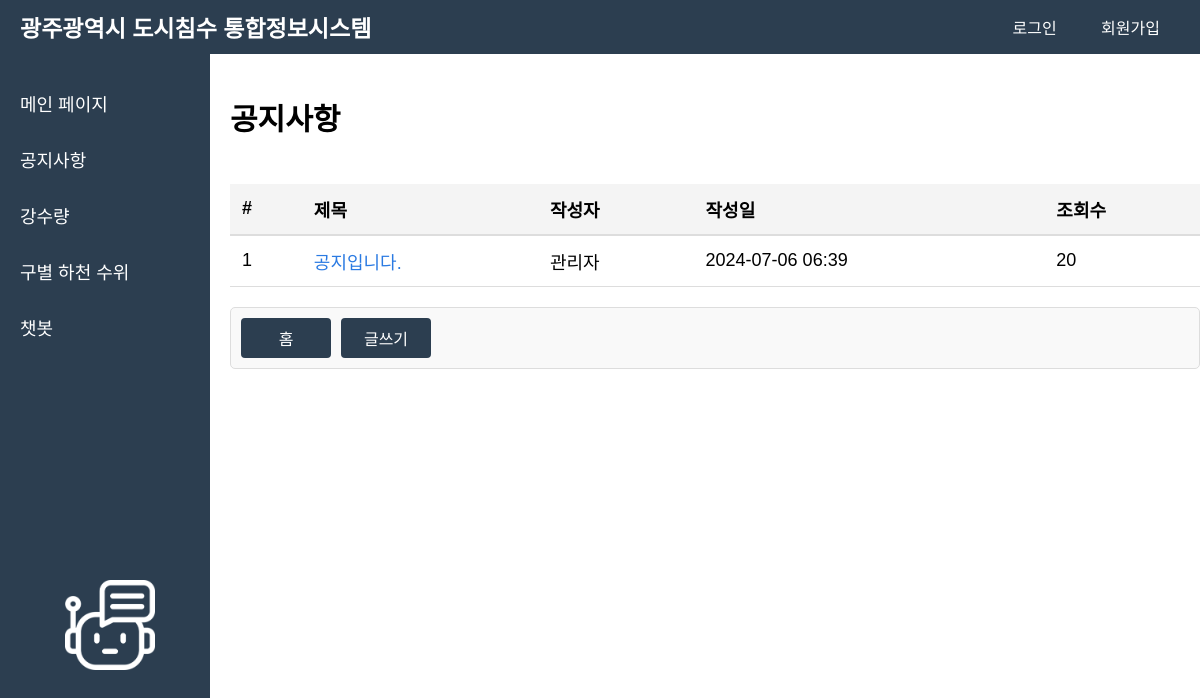
Page /board/ on the earlier database version.
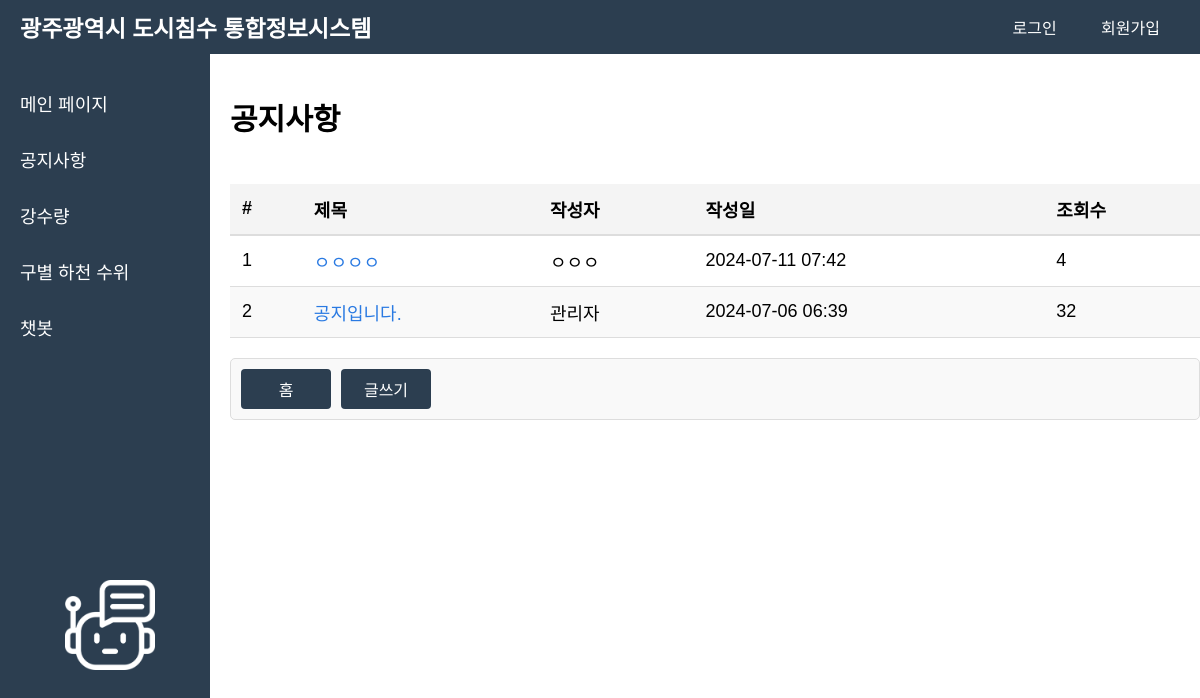
Same page on the later database version.
### board/models.py (models this page shows, shortened)
class Post(models.Model):
    author = models.CharField(max_length=100)
    created_at = models.DateTimeField(default=timezone.now)
    title = models.CharField(max_length=200)
    content = models.TextField()
    file = models.FileField(upload_to='uploads/', null=True, blank=True)
    updated_at = models.DateTimeField(auto_now=True)
    views = models.PositiveIntegerField(default=0)
    status = models.CharField(
        max_length=10,
        choices=(
            ('draft', 'Draft'),
            ('published', 'Published'),
            ('deleted', 'Deleted'),
        ),
        default='draft'
    )

### board/views.py (the view)
# urls.py: path('', views.post_list, name='post_list'),
def post_list(request):
    posts = Post.objects.filter(status='published').order_by('-created_at')
    return render(request, 'main/notice.html', {'posts': posts})

### templates/main/notice.html (shortened to what this page needs)
{% extends 'main/navbar.html' %}
{% block content %}
<div class="notice">
    <h2>공지사항</h2>
    <table class="notice2">
        <thead class="notice3">
            <tr>
                <th scope="col">#</th>
                <th scope="col">제목</th>
                <th scope="col">작성자</th>
                <th scope="col">작성일</th>
                <th scope="col">조회수</th>
            </tr>
        </thead>
        <tbody>
            {% for post in posts %}
            <tr>
                <td scope="row">{{ forloop.counter }}</td>
                <td>
                    <a href="{% url 'post_detail' pk=post.pk %}" class="post-title">{{ post.title }}</a>
                </td>
                <td>{{ post.author }}</td>
                <td>{{ post.created_at|date:"Y-m-d H:i" }}</td>
                <td>{{ post.views }}</td>
            </tr>
            {% empty %}
            <tr>
                <td colspan="5">등록된 게시물이 없습니다.</td>
            </tr>
            {% endfor %}
        </tbody>
    </table>
    <div class="button-container">
        <div class ='button-left'>
            <a href="{% url 'home' %}" class="btn btn-secondary">홈</a>
            <a href="{% url 'post_new' %}" class="btn btn-secondary">글쓰기</a>
        </div>
    </div>
</div>
{% endblock %}

Differences in the rows shown:
added Post: title "ㅇㅇㅇㅇ", author "ㅇㅇㅇ", created_at "2024-07-11 07:42", views "4"
changed Post "공지입니다.": views "20" → "32"
